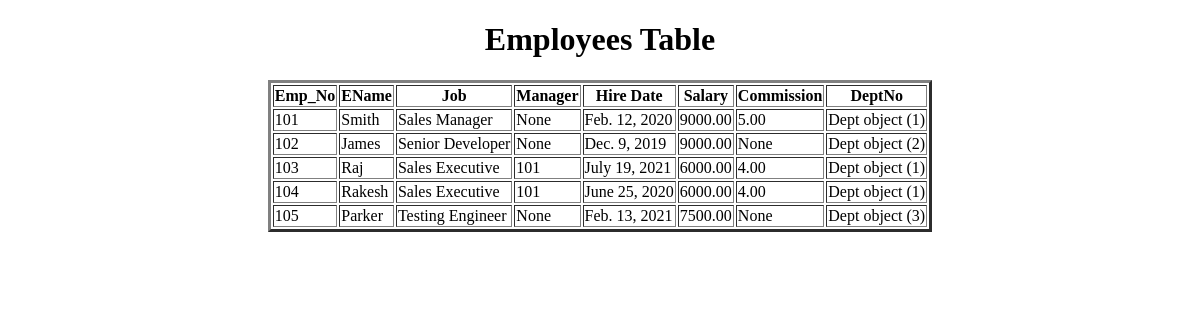
Before: /display_emp/ with the older database file.
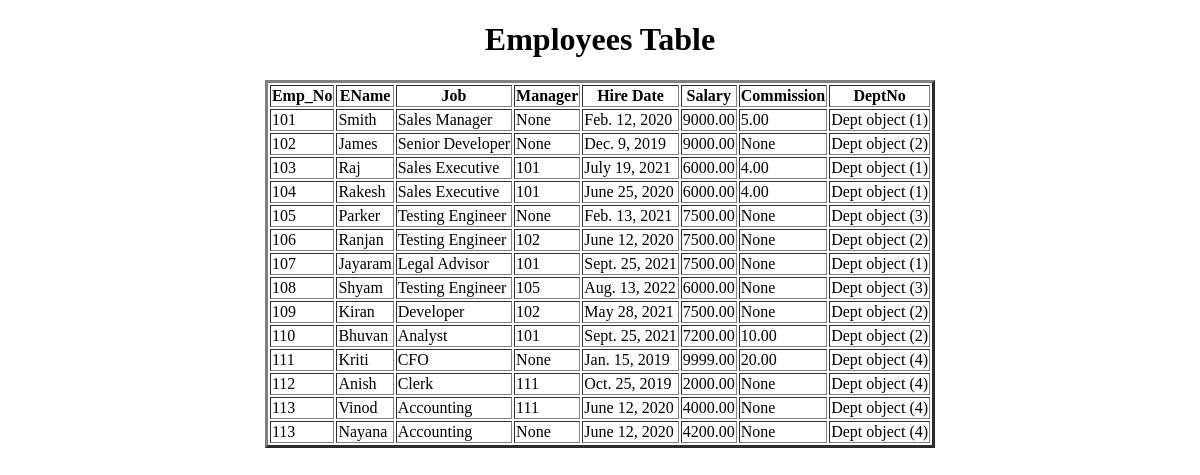
After: the same page with the newer database file.
### app/models.py (models this page shows)
class Emp(models.Model):
    Emp_No = models.IntegerField()
    EName = models.CharField(max_length=100)
    Job = models.CharField(max_length=100)
    Mgr = models.ForeignKey('self', on_delete=models.SET_NULL, null = True, blank = True)
    Hire_date = models.DateField(null=True, blank=True) # default null = False, auto_now = True for current date(date of creation of object) and auto_now_add = True for date of model creation
    Sal = models.DecimalField(max_digits=6, decimal_places=2) # no null vals
    Comm = models.DecimalField(max_digits=6, decimal_places=2, null = True, blank = True)
    Dept_No = models.ForeignKey(Dept, on_delete=models.CASCADE)
    def __str__(self):
        return str(self.Emp_No)

class Dept(models.Model):
    Dept_No = models.IntegerField(primary_key=True,)
    DName = models.CharField(max_length=100)
    Location = models.CharField(max_length=100)

### app/views.py (the view)
# urls.py: path('display_emp/', display_emp, name = 'display_emp'),
def display_emp(request):
    LEO = Emp.objects.all()
    d = {'LEO':LEO}
    return render(request, 'display_emp.html', d)

### templates/display_emp.html (shortened to what this page needs)
<!DOCTYPE html>
<html lang="en">
<head>
</head>
<body>
    <center>
        <h1>Employees Table</h1>
        <table border = '3px'>
            <tr>
                <th>Emp_No</th>
                <th>EName</th>
                <th>Job</th>
                <th>Manager</th>
                <th>Hire Date</th>
                <th>Salary</th>
                <th>Commission</th>
                <th>DeptNo</th>
            </tr>
            <tbody>
                {% for ob in LEO %}
                    <tr>
                        <td>{{ob.Emp_No}}</td>
                        <td>{{ob.EName}}</td>
                        <td>{{ob.Job}}</td>
                        <td>{{ob.Mgr}}</td>
                        <td>{{ob.Hire_date}}</td>
                        <td>{{ob.Sal}}</td>
                        <td>{{ob.Comm}}</td>
                        <td>{{ob.Dept_No}}</td>
                    </tr>
                {% endfor %}
            </tbody>
        </table>
    </center>
</body>
</html>

Changed rows visible on the page:
added Emp: Emp_No "106", EName "Ranjan", Job "Testing Engineer", Mgr "102", Hire_date "June 12, 2020", Sal "7500.00", Comm "None", Dept_No "Dept object (2)"
added Emp: Emp_No "107", EName "Jayaram", Job "Legal Advisor", Mgr "101", Hire_date "Sept. 25, 2021", Sal "7500.00", Comm "None", Dept_No "Dept object (1)"
added Emp: Emp_No "108", EName "Shyam", Job "Testing Engineer", Mgr "105", Hire_date "Aug. 13, 2022", Sal "6000.00", Comm "None", Dept_No "Dept object (3)"
added Emp: Emp_No "109", EName "Kiran", Job "Developer", Mgr "102", Hire_date "May 28, 2021", Sal "7500.00", Comm "None", Dept_No "Dept object (2)"
added Emp: Emp_No "110", EName "Bhuvan", Job "Analyst", Mgr "101", Hire_date "Sept. 25, 2021", Sal "7200.00", Comm "10.00", Dept_No "Dept object (2)"
added Emp: Emp_No "111", EName "Kriti", Job "CFO", Mgr "None", Hire_date "Jan. 15, 2019", Sal "9999.00", Comm "20.00", Dept_No "Dept object (4)"
added Emp: Emp_No "112", EName "Anish", Job "Clerk", Mgr "111", Hire_date "Oct. 25, 2019", Sal "2000.00", Comm "None", Dept_No "Dept object (4)"
added Emp: Emp_No "113", EName "Vinod", Job "Accounting", Mgr "111", Hire_date "June 12, 2020", Sal "4000.00", Comm "None", Dept_No "Dept object (4)"
added Emp: Emp_No "113", EName "Nayana", Job "Accounting", Mgr "None", Hire_date "June 12, 2020", Sal "4200.00", Comm "None", Dept_No "Dept object (4)"
